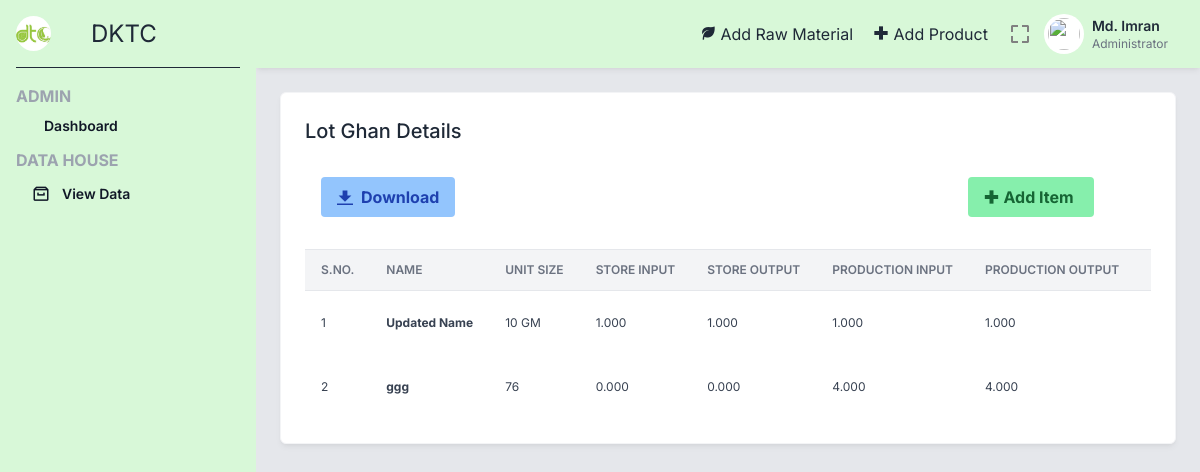
The app's page /lotGhan.php (signed in) with its own data.
### tables this page shows
CREATE TABLE `lot_ghan` (
  `_id` int(5) NOT NULL,
  `pid` int(5) NOT NULL,
  `sts_output` float(5,3) NOT NULL,
  `sts_input` float(5,3) NOT NULL,
  `prs_output` float(5,3) NOT NULL,
  `prs_input` float(5,3) NOT NULL,
  `pks_output` float(5,3) NOT NULL,
  `pks_input` float(5,3) NOT NULL
);

CREATE TABLE `product` (
  `_id` int(5) NOT NULL,
  `name` varchar(100) NOT NULL,
  `type` varchar(2) NOT NULL,
  `sizes` varchar(10) NOT NULL
);

### lotGhan.php (the view, shortened to what this page needs)
<?php include 'includes/_topbar.php' ?>
<div class="p-6">
    <div class="grid grid-cols-1 lg:grid-cols-3 gap-6 mb-6">
        <div class="bg-white border border-gray-100 shadow-md shadow-black/5 p-6 rounded-md lg:col-span-3">
            <div class="flex justify-between mb-4 items-start">
                <div class="font-medium">
                    <h2 class="text-xl">
                        Lot Ghan Details
                    </h2>
                </div>
            </div>
            <div class="grid grid-cols-1 md:grid-cols-2 lg:grid-cols-4 gap-4 mb-4">
                <div class=" p-4">
                    <button class="bg-blue-300 hover:bg-blue-400 text-blue-800 font-bold py-2 px-4 rounded inline-flex items-center">
                        <svg class="fill-current w-4 h-4 mr-2" xmlns="http://www.w3.org/2000/svg" viewBox="0 0 20 20">
                            <path d="M13 8V2H7v6H2l8 8 8-8h-5zM0 18h20v2H0v-2z" />
                        </svg>
                        <span>Download</span>
                    </button>
                </div>
                <div class=" p-4 col-start-4">
                    <a href="addLot.php">
                        <button class="bg-green-300 hover:bg-green-400 text-green-800 font-bold py-2 px-4 rounded inline-flex items-center">
                            <i class='bx bx-plus-medical'></i>
                            <span class="mx-1">Add Item</span>
                        </button>
                    </a>
                </div>
            </div>
            <div>
                <div style="overflow:auto">
                    <table class="items-center w-full bg-transparent border-collapse">
                        <thead>
                            <tr>
                                <th class="px-4 bg-gray-100 dark:bg-gray-600 text-gray-500 dark:text-gray-100 align-middle border border-solid border-gray-200 dark:border-gray-500 py-3 text-xs uppercase border-l-0 border-r-0 whitespace-nowrap font-semibold text-left">S.No.</th>
                                <th class="px-4 bg-gray-100 dark:bg-gray-600 text-gray-500 dark:text-gray-100 align-middle border border-solid border-gray-200 dark:border-gray-500 py-3 text-xs uppercase border-l-0 border-r-0 whitespace-nowrap font-semibold text-left">Name</th>
                                <th class="px-4 bg-gray-100 dark:bg-gray-600 text-gray-500 dark:text-gray-100 align-middle border border-solid border-gray-200 dark:border-gray-500 py-3 text-xs uppercase border-l-0 border-r-0 whitespace-nowrap font-semibold text-left min-w-140-px">Unit Size</th>
                                <th class="px-4 bg-gray-100 dark:bg-gray-600 text-gray-500 dark:text-gray-100 align-middle border border-solid border-gray-200 dark:border-gray-500 py-3 text-xs uppercase border-l-0 border-r-0 whitespace-nowrap font-semibold text-left min-w-140-px">Store Input</th>
                                <th class="px-4 bg-gray-100 dark:bg-gray-600 text-gray-500 dark:text-gray-100 align-middle border border-solid border-gray-200 dark:border-gray-500 py-3 text-xs uppercase border-l-0 border-r-0 whitespace-nowrap font-semibold text-left min-w-140-px">Store Output</th>
                                <th class="px-4 bg-gray-100 dark:bg-gray-600 text-gray-500 dark:text-gray-100 align-middle border border-solid border-gray-200 dark:border-gray-500 py-3 text-xs uppercase border-l-0 border-r-0 whitespace-nowrap font-semibold text-left min-w-140-px">Production Input</th>
                                <th class="px-4 bg-gray-100 dark:bg-gray-600 text-gray-500 dark:text-gray-100 align-middle border border-solid border-gray-200 dark:border-gray-500 py-3 text-xs uppercase border-l-0 border-r-0 whitespace-nowrap font-semibold text-left min-w-140-px">Production Output</th>
                                <th class="px-4 bg-gray-100 dark:bg-gray-600 text-gray-500 dark:text-gray-100 align-middle border border-solid border-gray-200 dark:border-gray-500 py-3 text-xs uppercase border-l-0 border-r-0 whitespace-nowrap font-semibold text-left min-w-140-px">Packaging Input</th>
                            </tr>
                        </thead>
                        <tbody>
                        <?php
                        $sql = "SELECT * FROM `lot_ghan`";
                        $result = mysqli_query($conn, $sql);
                        $sno = 0;
                        while ($row = mysqli_fetch_assoc($result)) {
                            $productId = $row['pid'];
                            $sqlProduct = "SELECT name, type, sizes FROM product WHERE _id = $productId";
                            $resultProd = mysqli_query($conn, $sqlProduct);
                            while($prodRow = mysqli_fetch_assoc($resultProd)){
                                $name = $prodRow['name'];
                                $size = $prodRow['sizes'];
                            }
                            $idRM = $row['_id'];
                            $sno += 1;
                            echo "<tr class='text-gray-700 dark:text-gray-100'>
                                <td class='border-t-0 px-4 align-middle border-l-0 border-r-0 text-xs whitespace-nowrap p-4'>" . $sno . "</td>
                                <th class='border-t-0 px-4 align-middle border-l-0 border-r-0 text-xs whitespace-nowrap p-4 text-left'>" . $name . "</th>
                                <td class='border-t-0 px-4 align-middle border-l-0 border-r-0 text-xs whitespace-nowrap p-4'>
                                    " . $size . "
                                </td>
                                <td class='border-t-0 px-4 align-middle border-l-0 border-r-0 text-xs whitespace-nowrap p-4'>
                                    " . $row['sts_input'] . "
                                </td>
                                <td class='border-t-0 px-4 align-middle border-l-0 border-r-0 text-xs whitespace-nowrap p-4'>
                                    " . $row['sts_output'] . "
                                </td>
                                <td class='border-t-0 px-4 align-middle border-l-0 border-r-0 text-xs whitespace-nowrap p-4'>
                                    " . $row['prs_input'] . "
                                </td>
                                <td class='border-t-0 px-4 align-middle border-l-0 border-r-0 text-xs whitespace-nowrap p-4'>
                                    " . $row['prs_output'] . "
                                </td>
                                <td class='border-t-0 px-4 align-middle border-l-0 border-r-0 text-xs whitespace-nowrap p-4'>
                                    " . $row['pks_input'] . "
                                </td>
                                    " . $row['pks_output'] . "
                                    <a href='editLot.php?id=" . $idRM . "'>
                                        <button id=" . $row['_id'] . " class='edit bg-blue-300 hover:bg-blue-400 text-blue-800 font-bold py-2 px-4 rounded inline-flex items-center'>
                                        </button>
                                    </a>
                                    <a href='delLot.php?id=" . $idRM . "'>
                                        <button id=" . $row['_id'] . " class='delete bg-red-300 hover:bg-red-400 text-red-800 font-bold py-2 px-4 rounded inline-flex items-center' onclick='sureDel()'>
                                        </button>
                                    </a>
                            </tr>";
                        }
                    ?>
                        </tbody>
                    </table>
                </div>
            </div>
        </div>
    </div>
</div>
<?php include 'includes/_bottombar.php' ?>

### includes/_topbar.php (style rules this page uses)
html { line-height: 1.5; -webkit-text-size-adjust: 100%; -moz-tab-size: 4; -o-tab-size: 4; tab-size: 4; font-family: ui-sans-serif, system-ui, -apple-system, BlinkMacSystemFont, "Segoe UI", Roboto, "Helvetica Neue", Arial, "Noto Sans", sans-serif, "Apple Color Emoji", "Segoe UI Emoji", "Segoe UI Symbol", "Noto Color Emoji"; font-feature-settings: normal; font-variation-settings: normal; }
body { margin: 0; line-height: inherit; }
h1, h2, h3, h4, h5, h6 { font-size: inherit; font-weight: inherit; }
a { color: inherit; text-decoration: inherit; }
table { text-indent: 0; border-color: inherit; border-collapse: collapse; }
button, input, optgroup, select, textarea { font-family: inherit; font-feature-settings: inherit; font-variation-settings: inherit; font-size: 100%; font-weight: inherit; line-height: inherit; color: inherit; margin: 0; padding: 0; }
button, select { text-transform: none; }
button, [type='button'], [type='reset'], [type='submit'] { -webkit-appearance: button; background-color: transparent; background-image: none; }
blockquote, dl, dd, h1, h2, h3, h4, h5, h6, hr, figure, p, pre { margin: 0; }
button, [role="button"] { cursor: pointer; }
img, svg, video, canvas, audio, iframe, embed, object { display: block; vertical-align: middle; }
.mb-4 { margin-bottom: 1rem; }
.mb-6 { margin-bottom: 1.5rem; }
.mr-2 { margin-right: 0.5rem; }
.flex { display: flex; }
.grid { display: grid; }
.h-4 { height: 1rem; }
.w-full { width: 100%; }
.grid-cols-1 { grid-template-columns: repeat(1, minmax(0, 1fr)); }
.items-start { align-items: flex-start; }
.items-center { align-items: center; }
.justify-between { justify-content: space-between; }
.gap-4 { gap: 1rem; }
.gap-6 { gap: 1.5rem; }
.rounded { border-radius: 0.25rem; }
.rounded-md { border-radius: 0.375rem; }
.border { border-width: 1px; }
.border-gray-100 { --tw-border-opacity: 1; border-color: rgb(243 244 246 / var(--tw-border-opacity)); }
.border-gray-200 { --tw-border-opacity: 1; border-color: rgb(229 231 235 / var(--tw-border-opacity)); }
.bg-gray-100 { --tw-bg-opacity: 1; background-color: rgb(243 244 246 / var(--tw-bg-opacity)); }
.bg-white { --tw-bg-opacity: 1; background-color: rgb(255 255 255 / var(--tw-bg-opacity)); }
.p-4 { padding: 1rem; }
.p-6 { padding: 1.5rem; }
.px-4 { padding-left: 1rem; padding-right: 1rem; }
.py-2 { padding-top: 0.5rem; padding-bottom: 0.5rem; }
.text-left { text-align: left; }
.align-middle { vertical-align: middle; }
.font-inter { font-family: 'Inter', sans-serif; }
.text-xl { font-size: 1.25rem; line-height: 1.75rem; }
.font-bold { font-weight: 700; }
.font-medium { font-weight: 500; }
.font-semibold { font-weight: 600; }
.uppercase { text-transform: uppercase; }
.text-gray-800 { --tw-text-opacity: 1; color: rgb(31 41 55 / var(--tw-text-opacity)); }
.shadow-md { --tw-shadow: 0 4px 6px -1px rgb(0 0 0 / 0.1), 0 2px 4px -2px rgb(0 0 0 / 0.1); --tw-shadow-colored: 0 4px 6px -1px var(--tw-shadow-color), 0 2px 4px -2px var(--tw-shadow-color); box-shadow: var(--tw-ring-offset-shadow, 0 0 #0000), var(--tw-ring-shadow, 0 0 #0000), var(--tw-shadow); }
.shadow-black\/5 { --tw-shadow-color: rgb(0 0 0 / 0.05); --tw-shadow: var(--tw-shadow-colored); }
@media (min-width: 768px) { .md\:grid-cols-2 { grid-template-columns: repeat(2, minmax(0, 1fr)); } }
@media (min-width: 1024px) { .lg\:grid-cols-3 { grid-template-columns: repeat(3, minmax(0, 1fr)); } }

### records on screen
lot_ghan: pid.name "Updated Name", pid.sizes "10 GM", sts_input "1.000", sts_output "1.000", prs_input "1.000", prs_output "1.000"
lot_ghan: pid.name "ggg", pid.sizes "76", sts_input "0.000", sts_output "0.000", prs_input "4.000", prs_output "4.000"
